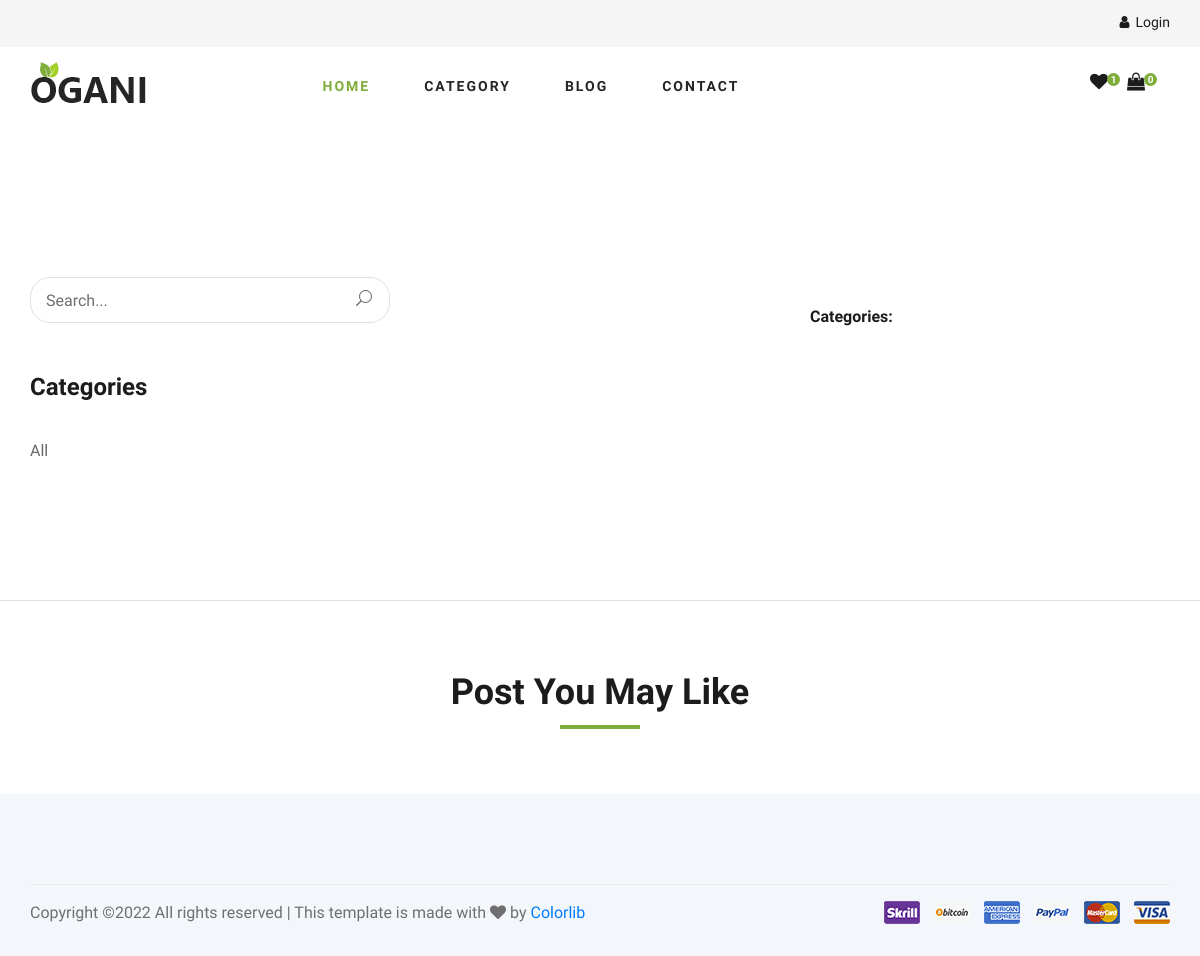
/blog/post/pizza-test, run on an earlier commit of the app's database.
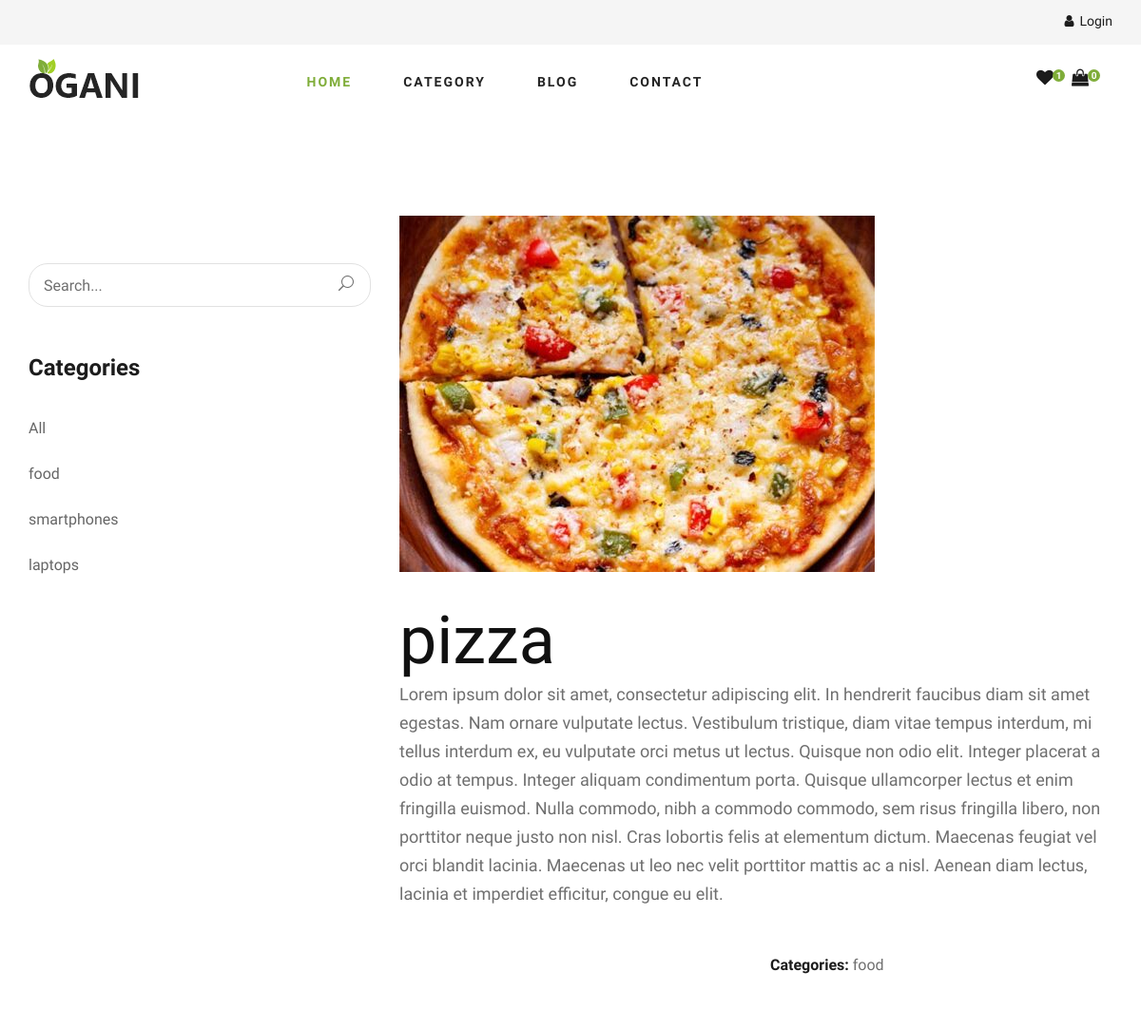
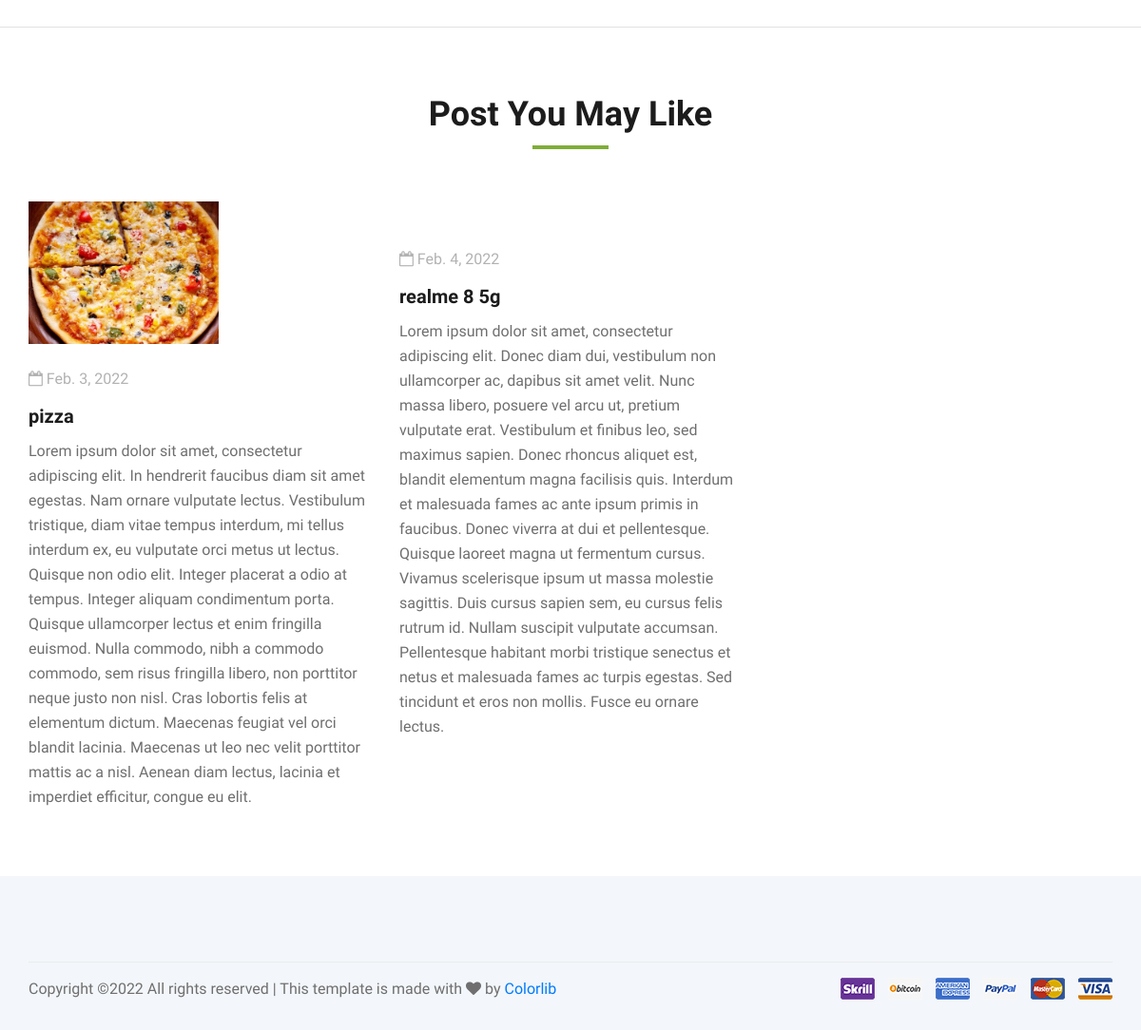
And on a later commit of the database (2 pictures, top to bottom).
### blog/models.py (models this page shows, shortened)
class BlogCategory(models.Model):
    name=models.CharField(max_length=155)
    status=models.BooleanField(default=True)
    def __str__(self) -> str:
        return str(self.name)

class BlogPost(models.Model):
    category=models.ForeignKey(BlogCategory, on_delete=models.CASCADE, related_name="BlogPost")
    title=models.CharField(max_length=255)
    slug=models.SlugField()
    description=models.TextField()
    cover_image=models.ImageField()
    date=models.DateField()

### blog/views.py (the view)
# urls.py: path('post/<str:slug>',views.PostDetail.as_view(), name="BlogPost")
class PostDetail(View):
    template_name='blog-details.html'
    def get(self, request, slug):
        navigationCategories=productCategory.objects.filter(status=True)
        try:
            blogCategories=BlogCategory.objects.all()
            blogPost=BlogPost.objects.get(slug=slug)
        except:
            blogCategories={}
            blogPost={}
        context={
            'navigationCategories':navigationCategories,
            'blogCategories':blogCategories,
            'blogPost':blogPost,
            'slug':slug,
        }
        return render(request, self.template_name, context)

### cart/templatetags/cartcount.py (called while the page is built)
@register.simple_tag
def cartCount(request):
    if request.user.is_authenticated:
        carts=Cart.objects.filter(user=request.user).aggregate(cart_sum=Sum('quantity'))
        return carts['cart_sum']
    return 0

### template/blog-details.html (shortened to what this page needs)
{% extends 'base.html' %}
{% block content %}
<section class="blog-details spad">
  <div class="container">
    <div class="row">
      <div class="col-lg-4 col-md-5 order-md-1 order-2">
        <div class="blog__sidebar">
          <div class="blog__sidebar__search">
            <form action="{% url 'NewPost' %}">
              <input type="text" name="search" placeholder="Search..." />
              <button type="submit"><span class="icon_search"></span></button>
            </form>
          </div>
          <div class="blog__sidebar__item">
            <h4>Categories</h4>
            <ul>
                <li><a href="#">All</a></li>
                {% for blogCategory in blogCategories %}
                <li><a href="{% url 'NewPost' blogCategory_id=blogCategory.id %}">{{blogCategory.name}}</a></li>
                {% endfor %}
            </ul>
          </div>
        </div>
      </div>
      <div class="col-lg-8 col-md-7 order-md-1 order-1">
        <div class="blog__details__text">
          <img src="{{blogPost.cover_image.url}}" alt="" />
          <h1>
              {{blogPost.title}}
          </h1>
          <p>
            {{blogPost.description}}
          </p>
        </div>
        <div class="blog__details__content">
          <div class="row">
            <div class="col-lg-6">
            </div>
            <div class="col-lg-6">
              <div class="blog__details__widget">
                <ul>
                  <li><span>Categories:</span> {{blogPost.category}}</li>
                </ul>
              </div>
            </div>
          </div>
        </div>
      </div>
    </div>
  </div>
</section>
<section class="related-blog spad">
  <div class="container">
    <div class="row">
      <div class="col-lg-12">
        <div class="section-title related-blog-title">
          <h2>Post You May Like</h2>
        </div>
      </div>
    </div>
    <div class="row">
      {% for blogCategory in blogCategories %}
        {% for Post in blogCategory.BlogPost.all %}
        <div class="col-lg-4 col-md-4 col-sm-6">
          <div class="blog__item">
            <div class="blog__item__pic" style="width:200px">
              <img src="{{Post.cover_image.url}}" alt="" />
            </div>
            <div class="blog__item__text">
              <ul>
                <li><i class="fa fa-calendar-o"></i> {{Post.date}}</li>
              </ul>
              <h5><a href="{% url 'BlogPost' slug=Post.slug %}">{{Post.title}}</a></h5>
              <p>
                {{Post.description}}
              </p>
            </div>
          </div>
        </div>
        {% endfor %}
      {% endfor %}
    </div>
  </div>
</section>
{% endblock content %}

### template/base.html (shortened to what this page needs)
{% load static %}
{% load cartcount %}
{%cartCount request as count_of_cart%}
<!DOCTYPE html>
<html lang="zxx">
<head>
    <link rel="stylesheet" href="{% static 'css/bootstrap.min.css' %} " type="text/css">
    <link rel="stylesheet" href="{% static 'css/font-awesome.min.css' %} " type="text/css">
    <link rel="stylesheet" href="{% static 'css/elegant-icons.css' %} " type="text/css">
    <link rel="stylesheet" href="{% static 'css/nice-select.css' %} " type="text/css">
    <link rel="stylesheet" href="{% static 'css/jquery-ui.min.css' %} " type="text/css">
    <link rel="stylesheet" href="{% static 'css/owl.carousel.min.css' %} " type="text/css">
    <link rel="stylesheet" href="{% static 'css/slicknav.min.css' %} " type="text/css">
    <link rel="stylesheet" href="{% static 'css/style.css' %} " type="text/css">
</head>
<body>
    <header class="header">
        <div class="header__top">
            <div class="container">
                <div class="row">
                    <div class="col-lg-6 col-md-6">
                    </div>
                    <div class="col-lg-6 col-md-6">
                        <div class="header__top__right">
                            <div class="header__top__right__auth">
                                {% if request.user.is_authenticated %}
                                    <a href="{% url 'Logout' %}"><i class="fa fa-user"></i> Logout</a>
                                {% else %}
                                <a href="{% url 'Login' %}"><i class="fa fa-user"></i>Login</a>
                                {% endif %}
                            </div>
                        </div>
                    </div>
                </div>
            </div>
        </div>
        <div class="container">
            <div class="row">
                <div class="col-lg-3">
                    <div class="header__logo">
                        <a href="./index.html"><img src="img/logo.png" alt=""></a>
                    </div>
                </div>
                <div class="col-lg-6">
                    <nav class="header__menu">
                        <ul>
                            <li class="active"><a href="{% url 'Homepage' %}">Home</a></li>
                            <li><a href="javascript:void0">Category</a>
                            </li>
                            <li><a href="{% url 'NewPost' %}">Blog</a></li>
                            <li><a href="./contact.html">Contact</a></li>
                        </ul>
                    </nav>
                </div>
                <div class="col-lg-3">
                    <div class="header__cart">
                        <ul>
                            <li><a href="#"><i class="fa fa-heart"></i> <span>1</span></a></li>
                            <li><a href="{% url 'Mycart' %}"><i class="fa fa-shopping-bag"></i> <span>{{count_of_cart}}</span></a></li>
                        </ul>
                    </div>
                </div>
            </div>
        </div>
    </header>
    {% block content %}
    {% endblock content %}
    <footer class="footer spad">
        <div class="container">
            <div class="row">
                <div class="col-lg-12">
                    <div class="footer__copyright">
                        <div class="footer__copyright__text"><p>
  Copyright &copy;<script>document.write(new Date().getFullYear());</script> All rights reserved | This template is made with <i class="fa fa-heart" aria-hidden="true"></i> by <a href="https://colorlib.com" target="_blank">Colorlib</a>
  </p></div>
                        <div class="footer__copyright__payment"><img src="img/payment-item.png" alt=""></div>
                    </div>
                </div>
            </div>
        </div>
    </footer>
</body>
</html>

What changed in the data, as far as the page shows it:
added BlogCategory: name "food"
added BlogCategory: name "smartphones"
added BlogCategory: name "laptops", shown under "Categories"
added BlogPost: cover_image (picture), title "pizza", description "Lorem ipsum dolor sit amet, consectetur adipiscing elit. In hendrerit faucibus diam sit amet egestas. Nam ornare vulputate lectus. Vestibulum tristique, diam vitae tempus interdum, mi tellus interdum ex, eu vulputate orci metus ut lectus. Quisque non odio elit. Integer placerat a odio at tempus. Integer aliquam condimentum porta. Quisque ullamcorper lectus et enim fringilla euismod. Nulla commodo, nibh a commodo commodo, sem risus fringilla libero, non porttitor neque justo non nisl. Cras lobortis felis at elementum dictum. Maecenas feugiat vel orci blandit lacinia. Maecenas ut leo nec velit porttitor mattis ac a nisl. Aenean diam lectus, lacinia et imperdiet efficitur, congue eu elit.", category "food", date "Feb. 3, 2022"
added BlogPost: date "Feb. 4, 2022", title "realme 8 5g", description "Lorem ipsum dolor sit amet, consectetur adipiscing elit. Donec diam dui, vestibulum non ullamcorper ac, dapibus sit amet velit. Nunc massa libero, posuere vel arcu ut, pretium vulputate erat. Vestibulum et finibus leo, sed maximus sapien. Donec rhoncus aliquet est, blandit elementum magna facilisis quis. Interdum et malesuada fames ac ante ipsum primis in faucibus. Donec viverra at dui et pellentesque. Quisque laoreet magna ut fermentum cursus. Vivamus scelerisque ipsum ut massa molestie sagittis. Duis cursus sapien sem, eu cursus felis rutrum id. Nullam suscipit vulputate accumsan. Pellentesque habitant morbi tristique senectus et netus et malesuada fames ac turpis egestas. Sed tincidunt…"
